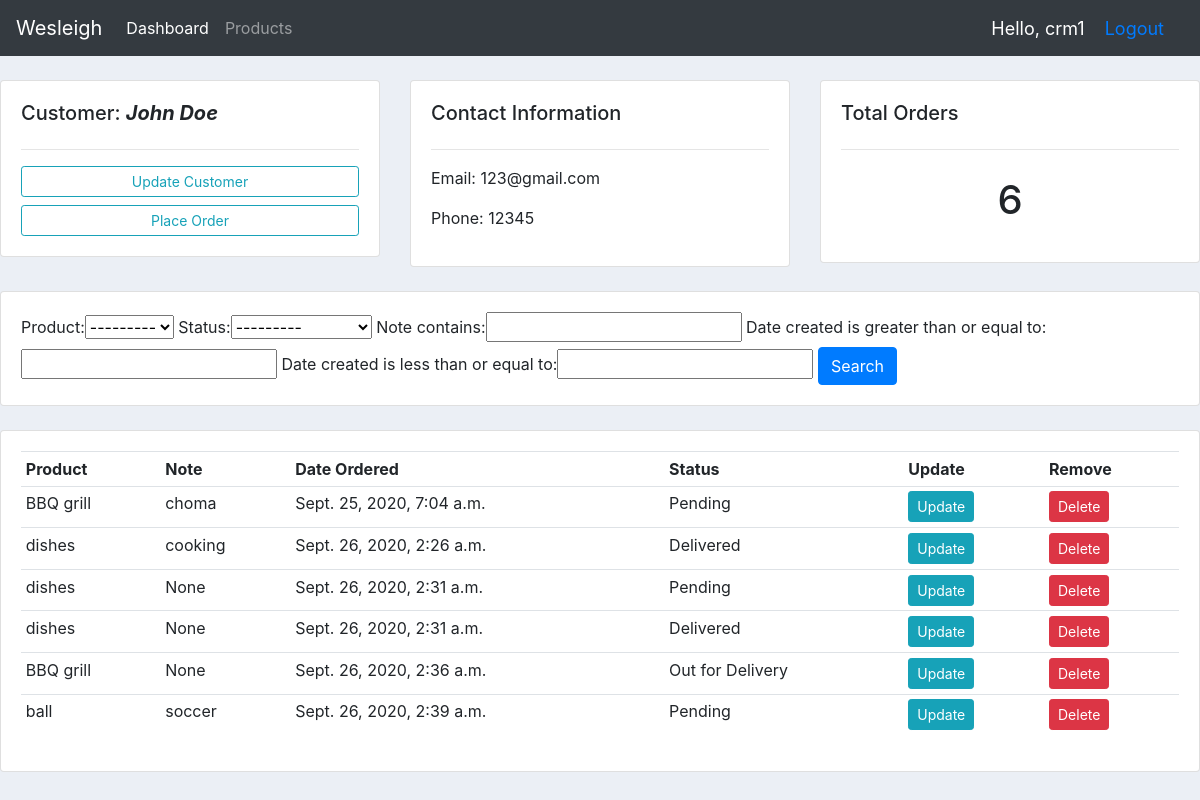
The app's page /customers/1/ (signed in) with its own data.
### accounts/models.py (models this page shows, shortened)
class Customer(models.Model):
    user = models.OneToOneField(User, null=True, blank=True, on_delete=models.CASCADE)
    name = models.CharField(max_length=200,null=True)
    phone = models.CharField(max_length=200,null=True)
    profile_pic = models.ImageField(default="avatar.png", null=True, blank=True)
    email = models.CharField(max_length=200,null=True)
    date_created = models.DateTimeField(auto_now_add=True)

class Order(models.Model):
    STATUS = (
        ('Pending','Pending'),
        ('Out for Delivery','Out for Delivery'),
        ('Delivered','Delivered')
    )
    customer = models.ForeignKey(Customer, null=True, on_delete=models.SET_NULL)
    product  = models.ForeignKey(Product, null=True, on_delete=models.SET_NULL)
    date_created = models.DateTimeField(auto_now_add=True)
    status = models.CharField(max_length=200,null=True,choices=STATUS)
    note = models.CharField(max_length=200, null=True)

class Product(models.Model):
    CATEGORY = (
        ('Indoor','Indoor'),
        ('Out door', 'Out door'),
    )
    name  = models.CharField(max_length=200,null=True)
    price = models.FloatField(null=True)
    category = models.CharField(max_length=200,null=True,choices=CATEGORY)
    description = models.CharField(max_length=200,null=True, blank=True)
    date_created = models.DateTimeField(auto_now_add=True)
    tags = models.ManyToManyField(Tag)
    def __str__(self):
        return self.name

### accounts/views.py (the view)
# urls.py: path('customers/<str:pk>/',views.customers, name='customers'),
@login_required(login_url='login')
def customers(request, pk):
	customer = Customer.objects.get(id=pk)
	orders = customer.order_set.all()
	orders_count = orders.count()
	myFilter = OrderFilter(request.GET, queryset=orders)
	orders = myFilter.qs
	context = {'customer':customer, 'orders':orders, 'orders_count':orders_count, 'myFilter':myFilter}
	return render(request, 'accounts/customers.html',context)

### accounts/templates/accounts/customers.html
{% extends 'accounts/base.html' %}
{% block content %}
<br>
<div class="row">
    <div class="col-md">
        <div class="card card-body">
            <h5>Customer: <strong><i>{{ customer.name }}</i></strong></h5>
            <hr>
            <a class="btn btn-outline-info  btn-sm btn-block" href="">Update Customer</a>
            <a class="btn btn-outline-info  btn-sm btn-block" href="{% url 'create_order' %}">Place Order</a>
        </div>
    </div>
    <div class="col-md">
        <div class="card card-body">
            <h5>Contact Information</h5>
            <hr>
            <p>Email: {{customer.email}} </p>
            <p>Phone: {{customer.phone}} </p>
        </div>
    </div>
    <div class="col-md">
        <div class="card card-body">
            <h5>Total Orders</h5>
            <hr>
            <h1 style="text-align: center;padding: 10px">{{orders_count}}</h1>
        </div>
    </div>
</div>
<br>
<div class="row">
    <div class="col">
        <div class="card card-body">
            <form method="get">
                {{ myFilter.form }}
                <button class="btn btn-primary" type="submit">Search</button>
            </form>
        </div>
    </div>
</div>
<br>
<div class="row">
    <div class="col-md">
        <div class="card card-body">
            <table class="table table-sm">
                <tr>
                    <th>Product</th>
                    <th>Note</th>
                    <th>Date Ordered</th>
                    <th>Status</th>
                    <th>Update</th>
                    <th>Remove</th>
                </tr>
                {% for order in orders %}
                    <tr>
                        <td>{{order.product}}</td>
                        <td>{{order.note}}</td>
                        <td>{{order.date_created}}</td>
                        <td>{{order.status}}</td>
                        <td><a class="btn btn-sm btn-info" href="{% url 'update_order' order.id %}">Update</a></td>
                        <td><a class="btn btn-sm btn-danger" href="{% url 'delete_order' order.id %}">Delete</a></td>
                    </tr>
                {% endfor %}
            </table>
        </div>
    </div>
</div>
{% endblock %}

### accounts/templates/accounts/navbar.html (shortened to what this page needs)
{% load static %}
<body>
    <nav class="navbar navbar-expand-lg navbar-dark bg-dark">
        <a class="navbar-brand" href="#">Wesleigh</a>
        <div class="collapse navbar-collapse" id="navbarNav">
            <ul class="navbar-nav">
                {% if request.user.is_staff %}
                <li class="nav-item active">
                    <a class="nav-link" href="{% url 'home' %}">Dashboard</a>
                </li>
                <li class="nav-item">
                    <a class="nav-link" href="{% url 'products' %}">Products</a>
                </li>
                {% else%}
                <li class="nav-item">
                    <a class="nav-link" href="{% url 'settings' %}">Account</a>
                </li>
                {% endif %}
            </ul>
        </div>
        <span class="hello-msg">Hello, {{request.user}} </span>
        <span class="hello-msg"><a href="{% url 'logout' %}">Logout</a></span>
    </nav>

### static/css/main.css (style rules this page uses)
body { background-color: #ebeff5; }

### accounts/templates/accounts/navbar.html (style rules this page uses)
.hello-msg { font-size: 18px; color: #fff; margin-right: 20px; }

### records on screen
Customer: name "John Doe", email "123@gmail.com", phone "12345"
Order: product "BBQ grill", note "choma", date_created "Sept. 25, 2020, 7:04 a.m.", status "Pending"
Order: product "dishes", note "cooking", date_created "Sept. 26, 2020, 2:26 a.m.", status "Delivered"
Order: product "dishes", note "None", date_created "Sept. 26, 2020, 2:31 a.m.", status "Pending"
Order: product "dishes", note "None", date_created "Sept. 26, 2020, 2:31 a.m.", status "Delivered"
Order: product "BBQ grill", note "None", date_created "Sept. 26, 2020, 2:36 a.m.", status "Out for Delivery"
Order: product "ball", note "soccer", date_created "Sept. 26, 2020, 2:39 a.m.", status "Pending"

### other values on screen
{{ request.user }} "crm1"
{{ orders_count }} "6"
